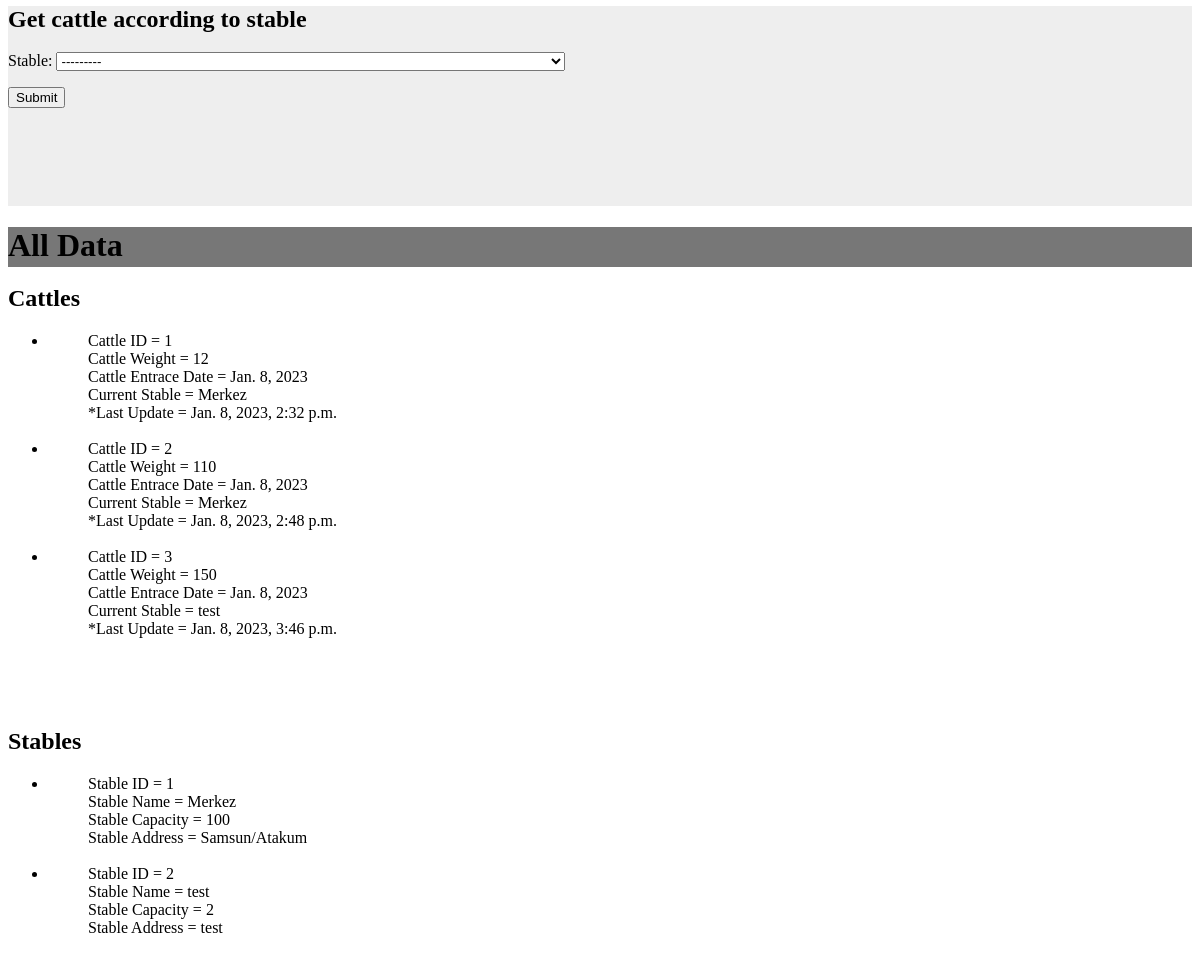
Before: /cattle/ (lower part) with the older database file.
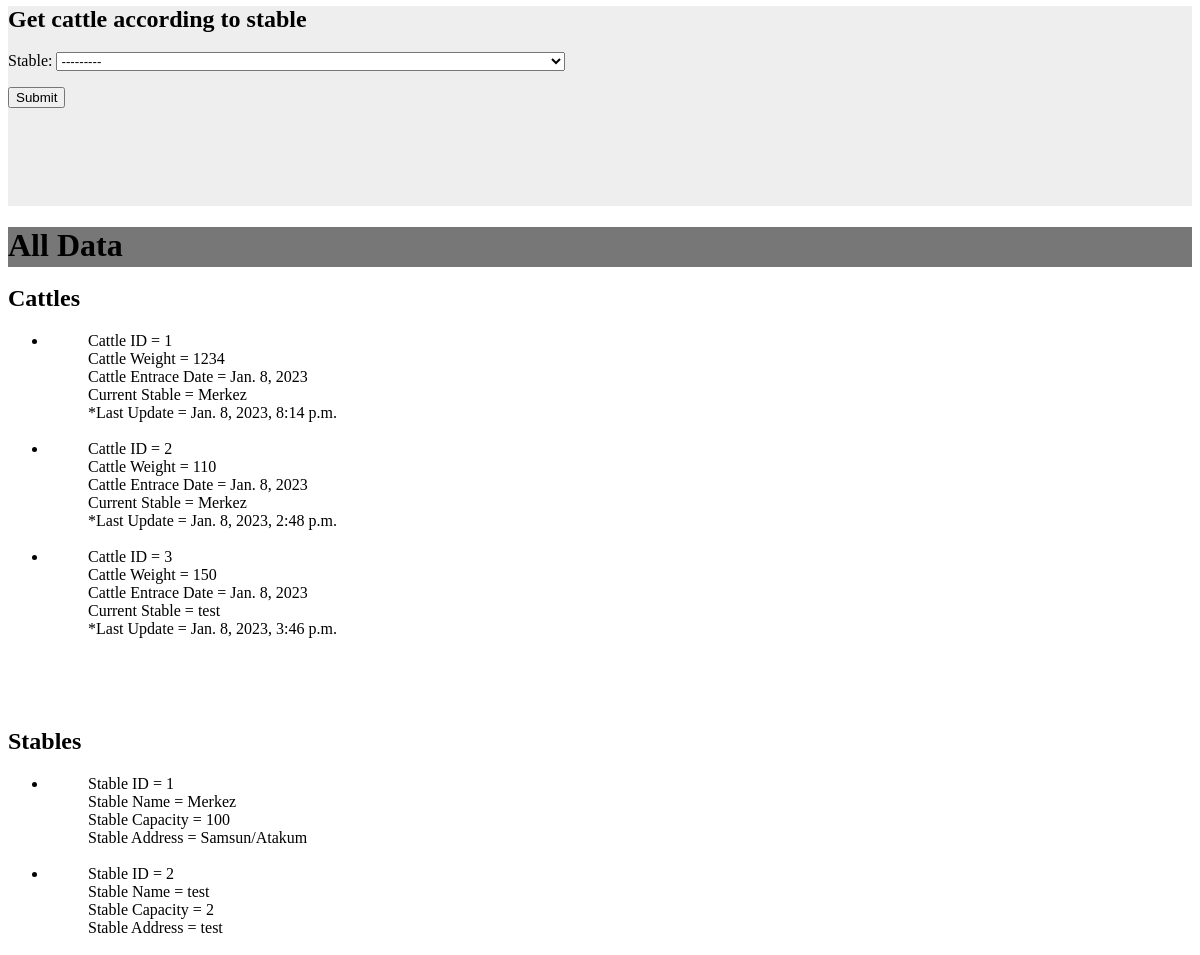
After: the same page with the newer database file.
### cattle/models.py (models this page shows, shortened)
class Cattle(models.Model):
    entrance_data = models.DateField(auto_now_add=True)
    last_update = models.DateTimeField(auto_now_add=True)
    weight = models.IntegerField()
    stable = models.ForeignKey(Stable, null=True, on_delete=models.CASCADE)

### stable/models.py (models this page shows)
class Stable(models.Model):
    name = models.CharField(max_length=64)
    address = models.CharField(max_length=64, null=True, blank=True)
    capacity = models.IntegerField(null=True, blank=True)
    def __str__(self):
        return f"{self.id} : Name of stable is {self.name} its capacity is {self.capacity} and its address is {self.address}"

### cattle/views.py (the view)
# urls.py: path("", views.index, name="index"),
def index(request):
    return render(request, "cattle/index.html",{
        "cattles" : Cattle.objects.all(),
        "stables" : Stable.objects.all(),
        "cattle_form" : CattleForm,
        "cattle_update_form" : CattleUpdateForm,
        "cattle_stable_form" : CattleStableFrom,
        "stable_form" : StableForm,
    })

### cattle/templates/cattle/index.html (shortened to what this page needs)
{% extends "cattle/layout.html" %}
{% load static %}
{% block body %}
    <link href="{% static 'cattle/style.css' %}" rel="stylesheet" >
    <div class="services">
        <h2>Get cattle according to stable</h2>
        <form action="{% url 'cattle:stable' %}" method="get">
            {{ cattle_stable_form.as_p }}
            <input type="submit">
        </form>
    </div>
    <div class="footer">
        <h1>
            All Data
        </h1>
        <h2>Cattles</h2>
        <ul>
            {% for cattle in cattles %}
                <li>
                    <ul>Cattle ID  = {{ cattle.id }}</ul>
                    <ul>Cattle Weight = {{ cattle.weight }}</ul>
                    <ul>Cattle Entrace Date = {{ cattle.entrance_data }}</ul>
                    <ul>Current Stable = {{ cattle.stable.name }}</ul>
                    <ul>*Last Update = {{ cattle.last_update }}</ul>
                </li>
                <br>
            {% empty %}
                <li>No Cattle</li>
            {% endfor %}
        </ul>
    <br><br>
        <h2>
            Stables
        </h2>
        <ul>
            {% for stable in stables %}
                <li>
                    <ul>Stable ID  = {{ stable.id }}</ul>
                    <ul>Stable Name = {{ stable.name }}</ul>
                    <ul>Stable Capacity = {{ stable.capacity }}</ul>
                    <ul>Stable Address = {{ stable.address }}</ul>
                </li>
                <br>
            {% empty %}
                <li>No Stable</li>
            {% endfor %}
        </ul>
    </div>
    {% endblock %}

### cattle/templates/cattle/layout.html (shortened to what this page needs)
<!DOCTYPE html>
<html lang="en">
    <head>
    </head>
    <body>
        {% block body %}
        {% endblock %}
    </body>
</html>

### cattle/static/cattle/style.css (style rules this page uses)
.services { background-color: #eee; height: 200px; }
.footer { background-color: #777; height: 40px; }

Changed rows visible on the page:
changed Cattle id 1: weight "12" → "1234"; last_update "Jan. 8, 2023, 2:32 p.m." → "Jan. 8, 2023, 8:14 p.m."
